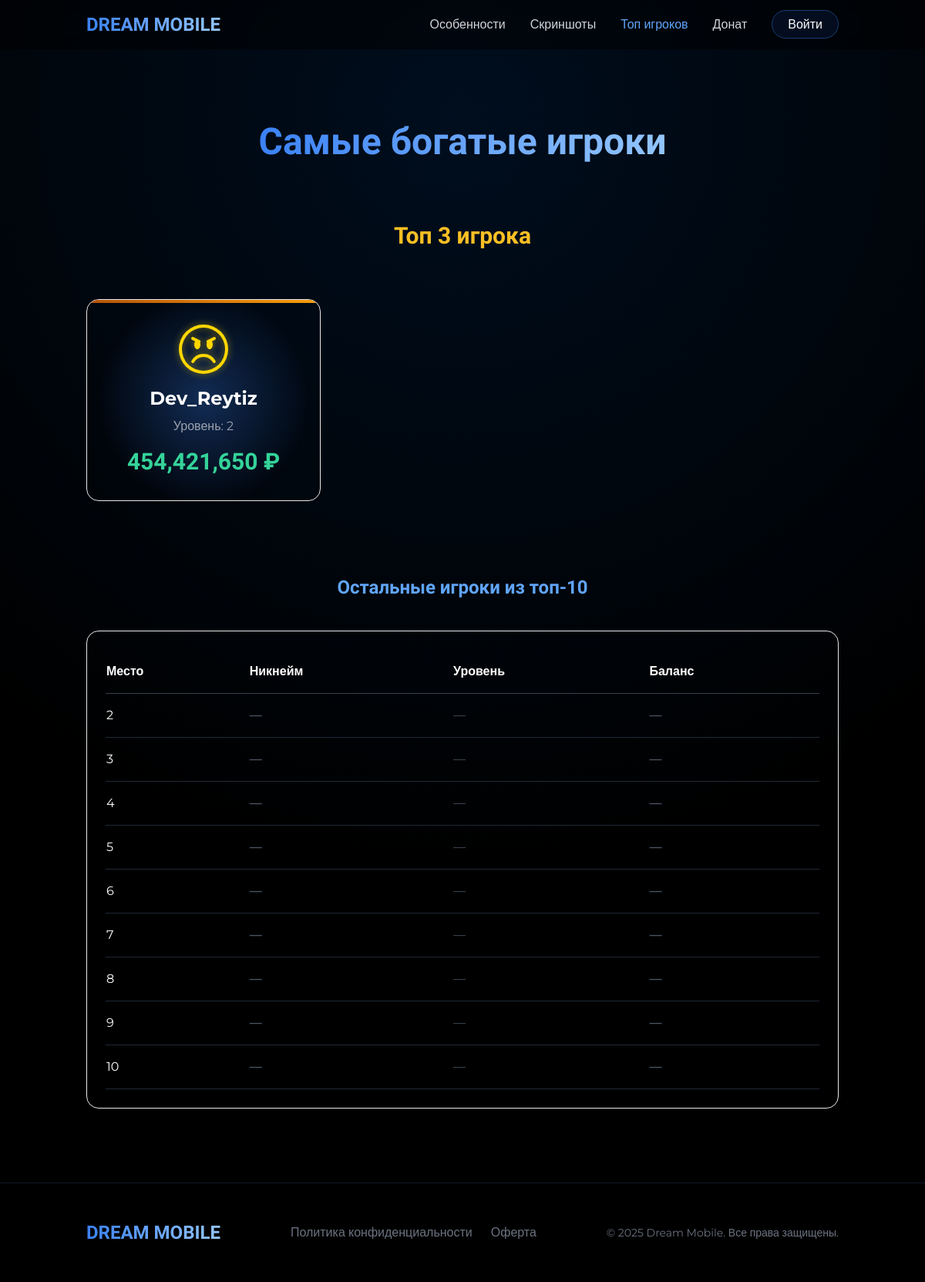
The page /richest.php on the database its author committed.
### tables this page shows
CREATE TABLE `accounts` (
  `id` int(11) NOT NULL,
  `nickname` varchar(32) NOT NULL,
  `email` varchar(32) NOT NULL,
  `password` varchar(70) NOT NULL,
  `pSaltHash` varchar(70) NOT NULL,
  `MD5` int(11) NOT NULL DEFAULT 0,
  `code` int(11) NOT NULL DEFAULT 0,
  `ip` varchar(16) NOT NULL DEFAULT '0.0.0.0.0',
  `last` datetime NOT NULL DEFAULT current_timestamp(),
  `create_date` datetime NOT NULL DEFAULT current_timestamp(),
  `status` int(11) NOT NULL DEFAULT 0,
  `crash_exit_pos_x` float NOT NULL DEFAULT -488.696,
  `crash_exit_pos_y` float NOT NULL DEFAULT 892.571,
  `crash_exit_pos_z` float NOT NULL DEFAULT 12.1426,
  `crash_exit_pos_r` float NOT NULL DEFAULT 304.04,
  `crash_virtual_world` int(11) NOT NULL DEFAULT 0,
  `crash_timer` int(11) NOT NULL DEFAULT 0,
  `married` int(11) NOT NULL DEFAULT 0,
  `divorce` varchar(24) NOT NULL DEFAULT '0',
  `warn` int(11) NOT NULL DEFAULT 0,
  `warnc` int(11) NOT NULL DEFAULT 0,
  `mut` int(11) NOT NULL DEFAULT 0,
  `econfirmed` int(11) NOT NULL DEFAULT 0,
  `sex` int(2) NOT NULL,
  `skills` varchar(32) NOT NULL DEFAULT '0,0,0,0,0,0',
  `otigral` int(11) NOT NULL DEFAULT 0,
  `color` int(11) NOT NULL,
  `age` int(11) NOT NULL,
  `nation` int(11) NOT NULL,
  `skin` int(11) NOT NULL DEFAULT 0,
  `fractionskin` int(11) NOT NULL DEFAULT 0,
  `health` int(11) NOT NULL,
  `house` int(11) NOT NULL DEFAULT -1,
  `car` int(11) NOT NULL DEFAULT -1,
  `job` int(11) NOT NULL DEFAULT 0,
  `salary` int(11) NOT NULL DEFAULT 0,
  `money` int(11) NOT NULL,
  `bank` int(11) NOT NULL,
  `bankstore` int(11) NOT NULL DEFAULT 0,
  `bankstore2` int(11) NOT NULL DEFAULT 0,
  `online` int(11) NOT NULL DEFAULT 0,
  `level` int(11) NOT NULL,
  `exp` int(11) NOT NULL DEFAULT 0,
  `book` int(11) NOT NULL DEFAULT 0,
  `phone` int(11) NOT NULL DEFAULT 0,
  `phonemoney` int(11) NOT NULL DEFAULT 0,
  `wanted` int(11) NOT NULL DEFAULT 0,
  `jail` int(11) NOT NULL DEFAULT 0,
  `ccode` int(11) NOT NULL DEFAULT 0,
  `prison` int(11) NOT NULL DEFAULT 0,
  `drugs` int(11) NOT NULL DEFAULT 0,
  `radio` int(11) NOT NULL DEFAULT 0,
  `spawn` int(11) NOT NULL DEFAULT 0,
  `fraction` int(11) NOT NULL DEFAULT 0,
  `subfraction` int(11) NOT NULL DEFAULT 0,
  `rank` int(11) NOT NULL DEFAULT 0,
  `dvs` int(11) NOT NULL DEFAULT 0,
  `bussiness` int(11) NOT NULL DEFAULT -1,
  `watch` int(11) NOT NULL DEFAULT 0,
  `admin` int(11) NOT NULL DEFAULT 0,
  `licDrive` int(11) NOT NULL DEFAULT 0,
  `licFly` int(11) NOT NULL DEFAULT 0,
  `licBoat` int(11) NOT NULL DEFAULT 0,
  `licWeap` int(11) NOT NULL DEFAULT 0,
  `settings` varchar(50) NOT NULL DEFAULT '1,1,1,1,1,1,1,1,1,1,1,1,1,1,1,1,1,1',
  `unemployment` int(11) NOT NULL DEFAULT -1,
  `armytime` int(11) NOT NULL DEFAULT 0,
  `armyrank` int(11) NOT NULL DEFAULT 0,
  `drunk` int(11) NOT NULL DEFAULT 0,
  `zakon` int(11) NOT NULL DEFAULT 0,
  `pick` int(11) NOT NULL DEFAULT 0,
  `bctime` int(11) NOT NULL DEFAULT 0,
  `returnmoney` int(11) NOT NULL DEFAULT 0,
  `upgrade1` int(11) NOT NULL DEFAULT 0,
  `upgrade2` int(11) NOT NULL DEFAULT 0,
  `table` int(11) NOT NULL DEFAULT 0,
  `medkart` int(11) NOT NULL DEFAULT 0,
  `fight` int(11) NOT NULL DEFAULT 0,
  `skin2` int(11) NOT NULL DEFAULT 0,
  `codeip` int(11) NOT NULL DEFAULT 0,
  `racia` int(11) NOT NULL DEFAULT 0,
  `jailkey` int(11) NOT NULL DEFAULT 0,
  `hdrugs` int(11) NOT NULL DEFAULT 0,
  `smoke` int(11) NOT NULL DEFAULT 0,
  `fwarn` int(11) NOT NULL DEFAULT 0,
  `klist` int(11) NOT NULL DEFAULT 0,
  `mob` varchar(32) NOT NULL DEFAULT '0',
  `lmt` int(11) NOT NULL DEFAULT 0,
  `blist` int(11) NOT NULL DEFAULT 0,
  `blist2` int(11) NOT NULL DEFAULT 0,
  `jskills` int(11) NOT NULL DEFAULT -1,
  `wantedi` int(11) NOT NULL DEFAULT 0,
  `adver` int(11) NOT NULL DEFAULT -1,
  `adver2` int(11) NOT NULL DEFAULT -1,
  `adver3` int(11) NOT NULL DEFAULT -1,
  `bdamage` int(11) NOT NULL DEFAULT -1,
  `turma` int(11) NOT NULL DEFAULT -1,
  `turmaraz` int(11) NOT NULL DEFAULT -1,
  `mobbonus` int(11) NOT NULL DEFAULT -1,
  `hospital` int(11) NOT NULL DEFAULT 0,
  `golos` int(11) NOT NULL DEFAULT 0,
  `punishes` int(11) NOT NULL DEFAULT 0,
  `armytimes` int(11) NOT NULL DEFAULT -1,
  `racket` int(11) NOT NULL DEFAULT -1,
  `racketfr` int(11) NOT NULL DEFAULT -1,
  `racketday` int(11) NOT NULL DEFAULT -1,
  `pcase` int(11) NOT NULL DEFAULT 0,
  `mech` int(11) NOT NULL DEFAULT -1,
  `bus` int(11) NOT NULL DEFAULT -1,
  `atime` int(11) NOT NULL DEFAULT 0,
  `paydays` int(11) NOT NULL DEFAULT -1,
  `LastIP` varchar(16) NOT NULL DEFAULT '0',
  `hash` varchar(32) NOT NULL DEFAULT '-1',
  `datas` varchar(32) NOT NULL DEFAULT '-1',
  `friend` int(11) NOT NULL DEFAULT -1,
  `donate` int(11) NOT NULL DEFAULT 0,
  `newdonate` int(11) NOT NULL DEFAULT 0,
  `hungry` int(11) NOT NULL DEFAULT 100,
  `tester_status` int(11) NOT NULL DEFAULT 0,
  `weapons` varchar(70) NOT NULL DEFAULT '0,0,0,0,0,0',
  `ammo` varchar(70) NOT NULL DEFAULT '0,0,0,0,0,0',
  `pMechOwnerID` int(11) NOT NULL DEFAULT -1,
  `pMechOwnerLowID` int(11) NOT NULL DEFAULT -1,
  `house_rent` int(11) NOT NULL DEFAULT -1,
  `vehicle_using` int(11) NOT NULL DEFAULT -1,
  `flate` int(11) NOT NULL DEFAULT -1,
  `flate_rent` int(11) NOT NULL DEFAULT -1,
  `pHotelOwner` int(11) NOT NULL DEFAULT -1,
  `pHotel` int(11) NOT NULL DEFAULT -1,
  `pGarage` int(11) NOT NULL DEFAULT -1,
  `pFillStation` int(11) NOT NULL DEFAULT -1,
  `pPromoFriend` int(11) NOT NULL DEFAULT 0,
  `pPromoFriendActive` int(11) NOT NULL DEFAULT 0,
  `pPromoActiveID` int(11) NOT NULL DEFAULT -1,
  `job_skill` varchar(64) NOT NULL DEFAULT '0,0,0,0,0,0',
  `pJob` int(11) NOT NULL,
  `pCasinoOwner` int(11) NOT NULL DEFAULT -1,
  `pFamily` int(11) NOT NULL DEFAULT -1,
  `pFamilyRank` int(11) NOT NULL DEFAULT 0,
  `phone_background_img` int(11) NOT NULL DEFAULT 1,
  `pTruckerOwnerID` int(11) NOT NULL DEFAULT -1,
  `pTruckerOwnerLowID` int(11) NOT NULL DEFAULT -1,
  `pTrucker` int(11) NOT NULL DEFAULT -1,
  `pTruckerRank` int(11) NOT NULL DEFAULT 0,
  `pTaxi` int(11) NOT NULL DEFAULT -1,
  `pTaxiOwnerID` int(11) NOT NULL DEFAULT -1,
  `pTaxiOwnerLowID` int(11) NOT NULL DEFAULT -1,
  `pTaxiRank` int(11) NOT NULL DEFAULT 0,
  `hotelroom` int(11) NOT NULL DEFAULT -1,
  `pVoiceVolume` int(11) NOT NULL DEFAULT 120,
  `pVoiceStatus` int(11) NOT NULL DEFAULT 1,
  `pCarNumberStatus` int(11) NOT NULL DEFAULT -1,
  `game12` int(11) NOT NULL DEFAULT 0,
  `game13` int(11) NOT NULL DEFAULT 0,
  `pSlotItem` varchar(129) NOT NULL DEFAULT '-1,-1,-1,-1,-1,-1,-1,-1,-1,-1,',
  `pQuestStandart` varchar(128) NOT NULL DEFAULT '0,0,0,0,0,0,0,0,0,0,0,0,0,0,0,0,0,0,0,0,0,0,0,0',
  `pFillCanistra` int(11) NOT NULL DEFAULT 0,
  `pOilCanistra` int(11) NOT NULL DEFAULT 0,
  `ActionStatusMoney` int(11) UNSIGNED NOT NULL DEFAULT 0,
  `ActionStatusMoney2` int(11) UNSIGNED NOT NULL DEFAULT 0,
  `ActionStatusMoney3` int(11) UNSIGNED NOT NULL DEFAULT 0,
  `ActionTimeMoney` int(11) UNSIGNED NOT NULL DEFAULT 0,
  `ActionTimeMoney2` int(11) UNSIGNED NOT NULL DEFAULT 0,
  `ActionTimeMoney3` int(11) UNSIGNED NOT NULL DEFAULT 0,
  `count_time_payday` int(11) NOT NULL DEFAULT 0,
  `promocode_bonus_active` int(11) NOT NULL DEFAULT 0,
  `pRemComplect` int(11) NOT NULL DEFAULT 0,
  `pQuestNewYear` varchar(128) NOT NULL DEFAULT '0',
  `pQuestShow` int(11) NOT NULL DEFAULT 0,
  `pCountSnow` int(11) NOT NULL DEFAULT 0,
  `pMechRank` int(11) NOT NULL DEFAULT 0,
  `promocode_admin` int(11) NOT NULL DEFAULT -1,
  `promocode_admin_time` int(11) NOT NULL DEFAULT 0,
  `promocode_admin_time_player` int(11) NOT NULL DEFAULT 0,
  `election_status_p` int(11) NOT NULL DEFAULT 0,
  `pGreenHouse` int(11) DEFAULT -1,
  `pFamilyKD` float DEFAULT 0,
  `pFamilyKills` int(11) DEFAULT 0,
  `pFamilyDeaths` int(11) DEFAULT 0,
  `security_code` int(11) DEFAULT 0,
  `pParkingVehicle` int(11) DEFAULT -1,
  `pOnlineDay1` int(11) DEFAULT 0,
  `pOnlineDay2` int(11) DEFAULT 0,
  `pOnlineDay3` int(11) DEFAULT 0,
  `pOnlineDay4` int(11) DEFAULT 0,
  `pOnlineDay5` int(11) DEFAULT 0,
  `pOnlineDay6` int(11) DEFAULT 0,
  `pOnlineDay7` int(11) DEFAULT 0,
  `pInventoryLevel` int(11) DEFAULT 1,
  `pMedcard` int(11) DEFAULT 0,
  `pPlayCar` int(11) DEFAULT 0,
  `pPlayrCarStatus` int(11) DEFAULT 0,
  `pPlayOnlineDonate` int(11) DEFAULT 0,
  `pPlayOnlineDonateStatus` int(11) DEFAULT 0,
  `gunamount` int(11) DEFAULT 0,
  `gauth_code` varchar(24) NOT NULL,
  `gauth_status` int(1) NOT NULL,
  `AdminCode` int(11) NOT NULL
);

### richest.php (the view, shortened to what this page needs)
<?php
require_once 'db_config.php';
$query = "SELECT nickname, level, money FROM accounts ORDER BY money DESC LIMIT 10";
$result = mysqli_query($conn, $query);
?>
<!DOCTYPE html>
<html lang="ru">
<head>
    <link href="https://cdn.jsdelivr.net/npm/tailwindcss@2.2.19/dist/tailwind.min.css" rel="stylesheet">
    <link rel="stylesheet" href="css/style.css">
</head>
<body class="bg-black text-white font-montserrat">
    <header class="fixed w-full py-4 z-50 transition-all duration-300" id="main-header">
        <div class="container mx-auto px-6">
            <div class="flex justify-between items-center">
                <a href="/" class="text-2xl font-bold font-unbounded bg-gradient-to-r from-blue-500 to-blue-300 text-transparent bg-clip-text">DREAM MOBILE</a>
                <nav class="hidden md:block">
                    <ul class="flex space-x-8">
                        <li><a href="/#features" class="text-gray-300 hover:text-white transition-colors duration-300">Особенности</a></li>
                        <li><a href="/#screenshots" class="text-gray-300 hover:text-white transition-colors duration-300">Скриншоты</a></li>
                        <li><a href="richest.php" class="text-gray-300 hover:text-white transition-colors duration-300">Топ игроков</a></li>
                        <li><a href="donate.php" class="text-gray-300 hover:text-white transition-colors duration-300">Донат</a></li>
                        <?php if(isset($_SESSION['user_id'])): ?>
                            <li><a href="profile.php" class="bg-blue-600 bg-opacity-10 border border-blue-500 border-opacity-40 px-5 py-2 rounded-full hover:bg-opacity-20 transition-all duration-300">Личный кабинет</a></li>
                        <?php else: ?>
                            <li><a href="login.php" class="bg-blue-600 bg-opacity-10 border border-blue-500 border-opacity-40 px-5 py-2 rounded-full hover:bg-opacity-20 transition-all duration-300">Войти</a></li>
                        <?php endif; ?>
                    </ul>
                </nav>
            </div>
        </div>
    </header>
    <main>
        <section class="pt-40 pb-24 relative">
            <div class="absolute inset-0 z-0 bg-gradient-radial"></div>
            <div class="container mx-auto px-6 relative z-10">
                <h1 class="text-4xl md:text-5xl font-bold font-unbounded mb-20 text-center animate-on-scroll opacity-0">
                    <span class="bg-gradient-to-r from-blue-500 to-blue-300 text-transparent bg-clip-text">Самые богатые игроки</span>
                </h1>
                <div class="mb-24">
                    <h2 class="text-3xl font-bold font-unbounded mb-16 text-center">
                        <span class="text-yellow-400">Топ 3 игрока</span>
                    </h2>
                    <div class="grid grid-cols-1 md:grid-cols-3 gap-8">
                        <?php
                        $top_players = [];
                        $i = 0;
                        while ($row = mysqli_fetch_assoc($result)) {
                            if ($i < 3) {
                                $top_players[] = $row;
                            }
                            $i++;
                        }
                        foreach ($top_players as $index => $player) {
                            $position = $index + 1;
                            $crownClass = "";
                            $bgClass = "";
                            $pulseClass = "";
                            switch ($position) {
                                case 1:
                                    $crownClass = "crown-gold";
                                    $bgClass = "from-yellow-700 to-yellow-500";
                                    $pulseClass = "pulse";
                                    break;
                            }
                            echo '<div class="backdrop-blur-sm bg-white/5 rounded-2xl p-8 border border-white/10 leader-card top-player" style="animation-delay: ' . ($index * 0.2) . 's">';
                            echo '<div class="absolute top-0 right-0 left-0 h-1 bg-gradient-to-r ' . $bgClass . ' ' . $pulseClass . '"></div>';
                            echo '<div class="flex flex-col items-center">';
                            echo '<div class="text-4xl mb-4 ' . $crownClass . '">';
                            echo '</div>';
                            echo '<h3 class="text-2xl font-bold mb-2">' . htmlspecialchars($player['nickname']) . '</h3>';
                            echo '<p class="text-gray-400 mb-4">Уровень: ' . $player['level'] . '</p>';
                            echo '<p class="text-3xl font-bold font-unbounded text-green-400">' . number_format($player['money']) . ' ₽</p>';
                            echo '</div>';
                            echo '</div>';
                        }
                        mysqli_data_seek($result, 0);
                        ?>
                    </div>
                </div>
                <div>
                    <h2 class="text-2xl font-bold font-unbounded mb-10 text-center">
                        <span class="text-blue-400">Остальные игроки из топ-10</span>
                    </h2>
                    <div class="backdrop-blur-sm bg-white/5 rounded-2xl p-6 border border-white/10 top-player" style="animation-delay: 0.8s">
                        <table class="w-full">
                            <thead>
                                <tr class="border-b border-gray-700">
                                    <th class="py-4 text-left">Место</th>
                                    <th class="py-4 text-left">Никнейм</th>
                                    <th class="py-4 text-left">Уровень</th>
                                    <th class="py-4 text-left">Баланс</th>
                                </tr>
                            </thead>
                            <tbody>
                                <?php
                                $i = 0;
                                while ($row = mysqli_fetch_assoc($result)) {
                                    $i++;
                                }
                                for ($j = $i; $j < 10; $j++) {
                                    echo '<tr class="border-b border-gray-800">';
                                    echo '<td class="py-4">' . ($j + 1) . '</td>';
                                    echo '<td class="py-4 font-semibold text-gray-600">—</td>';
                                    echo '<td class="py-4 text-gray-600">—</td>';
                                    echo '<td class="py-4 font-semibold text-gray-600">—</td>';
                                    echo '</tr>';
                                }
                                ?>
                            </tbody>
                        </table>
                    </div>
                </div>
            </div>
        </section>
    </main>
    <footer class="py-12 bg-black border-t border-gray-900">
        <div class="container mx-auto px-6">
            <div class="flex flex-col md:flex-row justify-between items-center">
                <a href="/" class="text-2xl font-bold font-unbounded bg-gradient-to-r from-blue-500 to-blue-300 text-transparent bg-clip-text mb-6 md:mb-0">DREAM MOBILE</a>
                <div class="flex space-x-6">
                    <a href="privacy-policy.php" class="text-gray-500 hover:text-gray-300 transition-colors">Политика конфиденциальности</a>
                    <a href="terms.php" class="text-gray-500 hover:text-gray-300 transition-colors">Оферта</a>
                </div>
                <div class="text-gray-500 text-sm mt-6 md:mt-0">© 2025 Dream Mobile. Все права защищены.</div>
            </div>
        </div>
    </footer>
</body>
</html>

### rows shown on the page
accounts: nickname "Dev_Reytiz", level "2", money "454,421,650"
